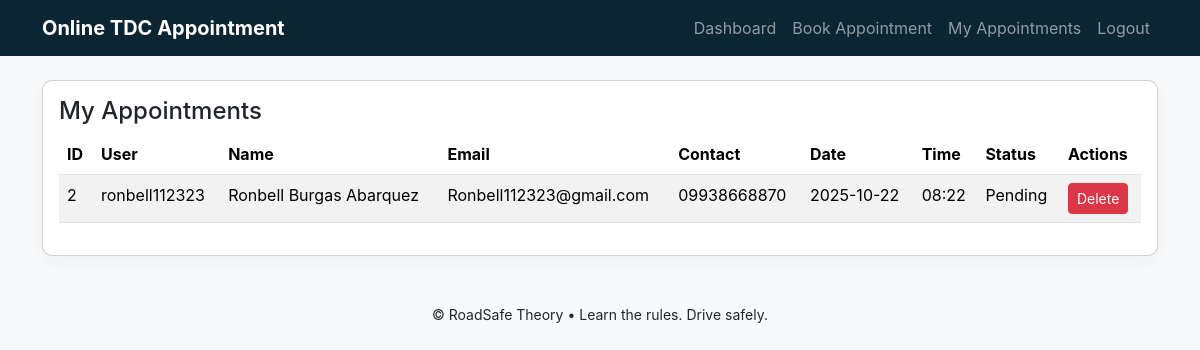
The app's page /appointments (signed in) with its own data.
### app.py (models this page shows, shortened)
class Appointment(db.Model):
    id = db.Column(db.Integer, primary_key=True)
    user_id = db.Column(db.Integer, db.ForeignKey('user.id'), nullable=False)
    full_name = db.Column(db.String(200), nullable=False)
    email = db.Column(db.String(200), nullable=False)
    contact_number = db.Column(db.String(50), nullable=False)
    preferred_date = db.Column(db.String(50), nullable=False)
    preferred_time = db.Column(db.String(50), nullable=False)
    remarks = db.Column(db.Text)
    status = db.Column(db.String(50), default='Pending')
    created_at = db.Column(db.DateTime, default=datetime.utcnow)

class User(db.Model):
    id = db.Column(db.Integer, primary_key=True)
    username = db.Column(db.String(150), unique=True, nullable=False)
    password_hash = db.Column(db.String(256), nullable=False)
    full_name = db.Column(db.String(200))
    email = db.Column(db.String(200))
    is_admin = db.Column(db.Boolean, default=False)
    appointments = db.relationship('Appointment', backref='user', lazy=True)

### app.py (the view)
@app.route('/appointments')
@login_required
def my_appointments():
    user = User.query.get(session['user_id'])
    appointments = Appointment.query.filter_by(user_id=user.id).order_by(Appointment.created_at.desc()).all()
    return render_template('appointments.html', appointments=appointments, admin_view=False)

### app.py (called while the page is built)
def login_required(view):
    from functools import wraps
    @wraps(view)
    def wrapped(*args, **kwargs):
        if 'user_id' not in session:
            return redirect(url_for('index'))
        return view(*args, **kwargs)
    return wrapped

### templates/appointments.html (shortened to what this page needs)
{% extends "base.html" %}
{% block content %}
<div class="card p-3">
  <h4>{{ 'All Appointments' if admin_view else 'My Appointments' }}</h4>
  {% if appointments %}
    <div class="table-responsive">
      <table class="table table-striped">
        <thead><tr><th>ID</th><th>User</th><th>Name</th><th>Email</th><th>Contact</th><th>Date</th><th>Time</th><th>Status</th><th>Actions</th></tr></thead>
        <tbody>
        {% for a in appointments %}
          <tr>
            <td>{{ a.id }}</td>
            <td>{{ a.user.username }}</td>
            <td>{{ a.full_name }}</td>
            <td>{{ a.email }}</td>
            <td>{{ a.contact_number }}</td>
            <td>{{ a.preferred_date }}</td>
            <td>{{ a.preferred_time }}</td>
            <td>{{ a.status }}</td>
            <td>
              <form style="display:inline-block" action="{{ url_for('delete_appointment', appt_id=a.id) }}" method="post" onsubmit="return confirm('Delete appointment?');">
                <button class="btn btn-sm btn-danger">Delete</button>
              </form>
            </td>
          </tr>
        {% endfor %}
        </tbody>
      </table>
    </div>
  {% else %}
    <p>No appointments found.</p>
  {% endif %}
</div>
{% endblock %}

### static/styles.css (style rules this page uses)
body { font-family: Inter, system-ui, -apple-system, 'Segoe UI', Roboto, 'Helvetica Neue', Arial; }
.card { border-radius:10px; box-shadow: 0 6px 18px rgba(10,40,50,0.04); }

### records on screen
Appointment: id "2", user.username "ronbell112323", full_name "Ronbell Burgas Abarquez", email "Ronbell112323@gmail.com", contact_number "09938668870", preferred_date "2025-10-22", preferred_time "08:22", status "Pending"

### other values on screen
{{ 'All Appointments' if admin_view else 'My Appointments' }} "My Appointments"
